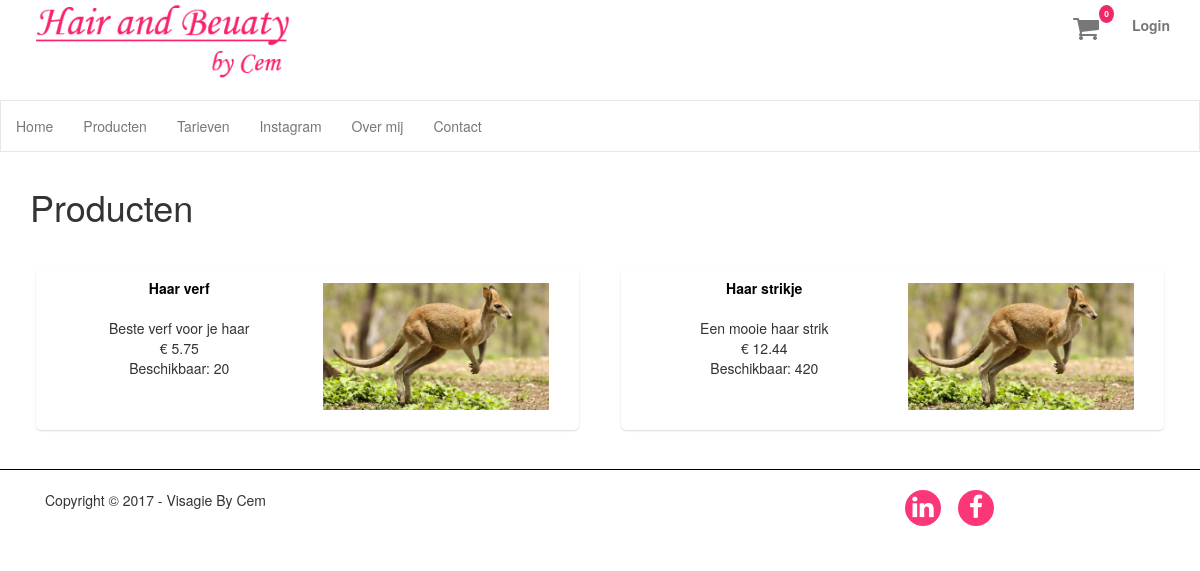
The page /view/products.php on the database its author committed.
### tables this page shows
CREATE TABLE IF NOT EXISTS `product` (
`id` int(8) NOT NULL,
  `img` int(8) DEFAULT NULL,
  `description` varchar(128) NOT NULL,
  `category` int(2) DEFAULT NULL,
  `stock` int(4) NOT NULL,
  `name` varchar(64) NOT NULL,
  `price` float NOT NULL,
  `active` tinyint(1) NOT NULL
);

CREATE TABLE IF NOT EXISTS `image` (
`id` int(8) NOT NULL,
  `path` varchar(64) NOT NULL,
  `date` date NOT NULL,
  `filename` varchar(32) NOT NULL
);

### classes/database.class.php (called while the page is built, shortened)
<?php
    class Database{
        private $host = "localhost";
        private $user = "root";
        private $pass = "";
        private $dbname = "visagie_by_cem";
        private $dbh;
        private $stmt;
        public function __construct(){
            $dsn = 'mysql:host=' . $this->host . ';dbname=' . $this->dbname;
            try{
                $this->dbh = new PDO($dsn, $this->user, $this->pass);
            }
            catch(PDOException $e){
                $this->error = $e->getMessage();
            }
        }
        public function query($query){
            $this->stmt = $this->dbh->prepare($query);
        }
        public function bind($param, $value, $type = null){
            if (is_null($type)) {
                switch (true) {
                    case is_int($value):
                        $type = PDO::PARAM_INT;
                        break;
                }
            }
            $this->stmt->bindValue($param, $value, $type);
        }
        public function execute(){
            return $this->stmt->execute();
        }
        public function resultset(){
            $this->execute();
            return $this->stmt->fetchAll(PDO::FETCH_ASSOC);
        }
    }
?>

### classes/product.class.php (called while the page is built, shortened)
<?php
    class Product{
        public function selectAllProducts()
        {
            $selectAllProducts = new Database();
            $selectAllProducts->query("SELECT product.id, product.description, product.category, product.stock, product.name, product.price, product.active, image.path, image.date, image.filename FROM product INNER JOIN image ON product.img = image.id WHERE product.active = :active");
            $selectAllProducts->bind(":active", 1);
            $selectAllProducts->execute();
            $products = $selectAllProducts->resultset();
            return $products;
        }
    }
?>

### view/products.php (the view, shortened to what this page needs)
<?php
    include_once('../classes/database.class.php');
    include_once('../classes/product.class.php');
    include_once('inc/head.php');
    $productClass = new Product();
    $products = $productClass->selectAllProducts();
    include_once('inc/header.php');
?>
<div class="container">
    <div class="row">
        <h1 class="padding-15">Producten</h1>
        <body>
            <?php
                foreach($products as $product) {
                    echo "<div class='col-md-6 padding-15'>";
                        echo "<button class='button-nostyle' data-toggle='modal' data-target='#myModal' data-id='".$product["id"]."' data-name='".$product['name']."' data-price='".($product["price"] / 100)."'>";
                            echo "<div class='col-md-12 block'>";
                                echo "<div class='col-md-6'>";
                                    echo "<div class='info'>";
                                        echo ucfirst($product["name"]) . "<br>";
                                    echo "</div>";
                                    echo "<div class='details'>";
                                        echo ucfirst($product["description"]) . "<br>";
                                        echo "€ " . ($product["price"] / 100) . "<br>";
                                        echo "Beschikbaar: ". $product["stock"] . "<br>";
                                    echo "</div>";
                                echo "</div>";
                                echo "<div class='col-md-6 padding-15'>";
                                    echo '<img  class="product-img" src="../'.$product['path'].$product['filename'].'">';
                                echo "</div>";
                            echo "</div>";
                        echo "</button>";
                    echo "</div>";
                }
            ?>
        </body>
    </div>
</div>
<?php
    include_once('inc/footer.php');
?>

### assets/css/style.css (style rules this page uses)
.product-img { margin-bottom: 5px; width: 100%; float:inherit; }
.block { background: #fff; border-radius: 5px; box-shadow: 0 1px 2px rgba(0,0,0,0.15); transition: box-shadow 0.3s ease-in-out; }
.block::after { box-shadow: 0 2px 15px rgba(0,0,0,0.3); opacity: 0; transition: opacity 0.3s ease-in-out; }
.info { padding: 10px; color: black; font-weight: bold; }
.details { padding: 10px 10px; }
.padding-15 { padding: 15px; }
.button-nostyle { border:none; background-color: transparent; }

### rows shown on the page
product: name "Haar verf", description "Beste verf voor je haar", $product['price']/100 "5.75", stock "20", img.filename (picture)
product: name "Haar strikje", description "Een mooie haar strik", $product['price']/100 "12.44", stock "420", img.filename (picture)
